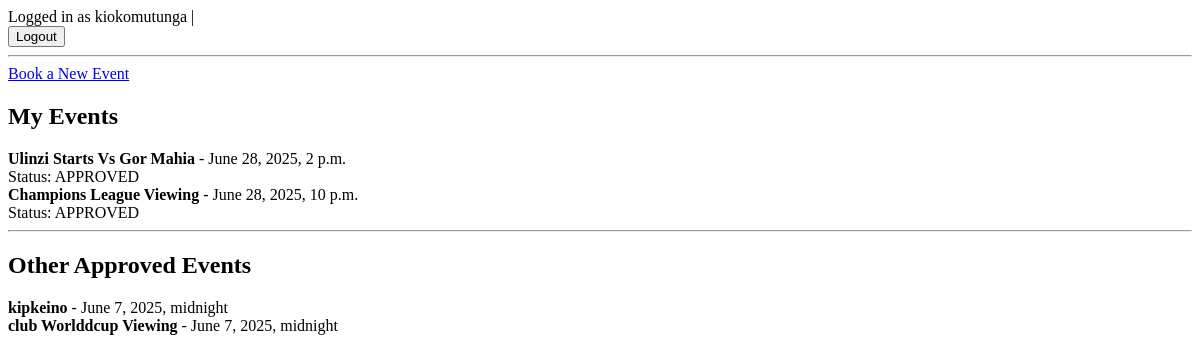
/user/dashboard/ (signed in), run on an earlier commit of the app's database.
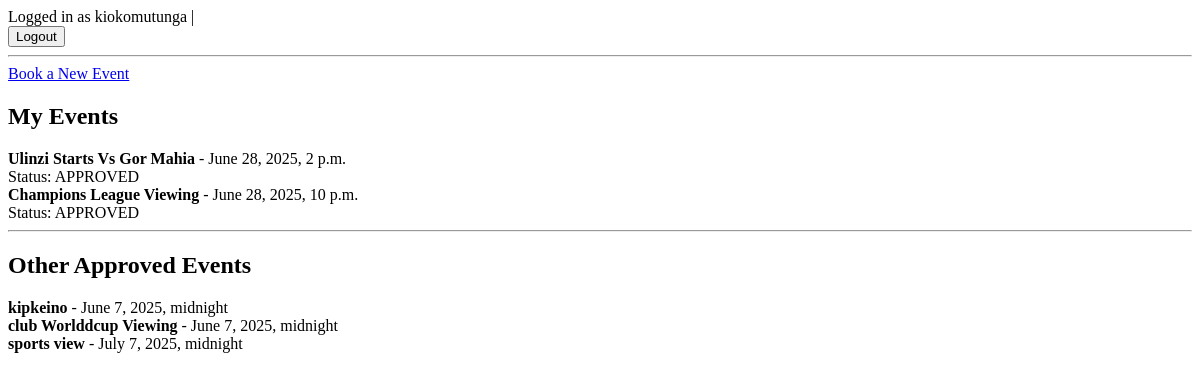
And on a later commit of the database.
### bookings/models.py (models this page shows, shortened)
class Event(models.Model):
    STATUS_CHOICES = [
        ('PENDING','pending'),
        ('APPROVED','Approved'),
        ('REJECTED','Rejected'),
    ]
    name = models.CharField(max_length=100)
    description = models.TextField()
    date = models.DateTimeField()
    created_by = models.ForeignKey(settings.AUTH_USER_MODEL, on_delete=models.CASCADE)
    status = models.CharField(max_length=10,choices=STATUS_CHOICES, default='PENDING')
    rejection_reason = models.TextField(blank=True, null=True)
    updated_at = models.DateTimeField(auto_now=True)

### bookings/views.py (the view)
# urls.py: path('user/dashboard/', views.user_dashboard, name='user_dashboard'),
@login_required
def user_dashboard(request):
    user_events = Event.objects.filter(created_by=request.user)
    public_events = Event.objects.filter(status='APPROVED').exclude(created_by=request.user)
    return render(request, 'bookings/user_dashboard.html', {
        'user_events': user_events,
        'public_events': public_events
    })

### templates/bookings/user_dashboard.html (shortened to what this page needs)
{% extends 'base.html' %}
{% block content %}
<a href="{% url 'book_event' %}" class="btn btn-primary">Book a New Event</a>
<h2>My Events</h2>
{% for event in user_events %}
    <div>
        <strong>{{ event.name }}</strong> - {{ event.date }}<br>
        Status: {{ event.status }}
    </div>
{% empty %}
    <p>You have not booked any events.</p>
{% endfor %}
<hr>
<h2>Other Approved Events</h2>
{% for event in public_events %}
    <div>
        <strong>{{ event.name }}</strong> - {{ event.date }}
    </div>
{% empty %}
    <p>No other approved events available.</p>
{% endfor %}
{% endblock %}

What changed in the data, as far as the page shows it:
added Event: name "sports view", date "July 7, 2025, midnight", shown under "Other Approved Events"
